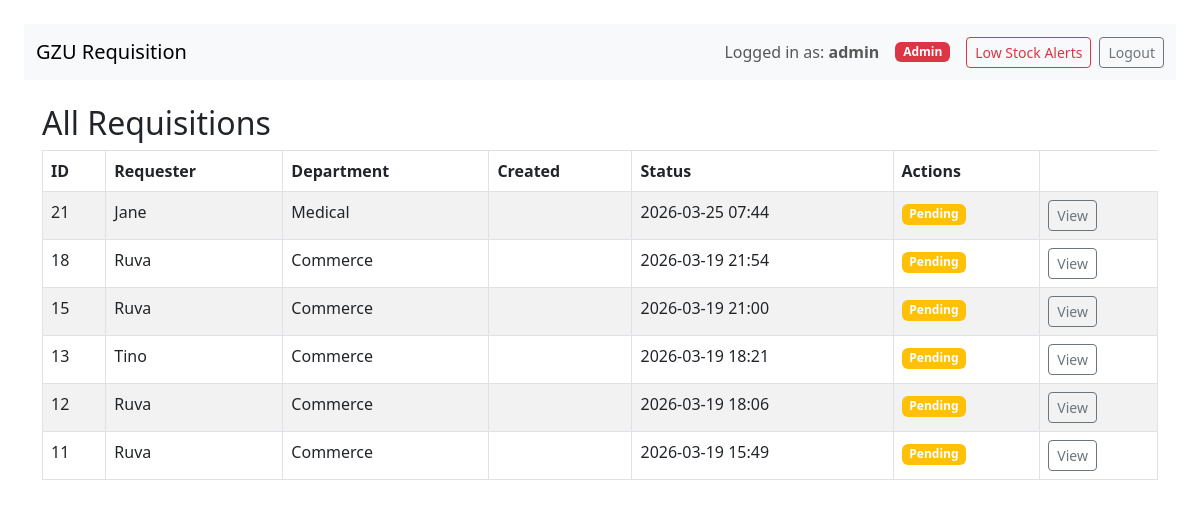
Screenshot of /requisitions/?status=submitted (signed in) with the database file from the repository.
### requisitions/models.py (models this page shows, shortened)
class Requisition(models.Model):
    STATUS_CHOICES = [
        ('submitted', 'Submitted'),
        ('approved', 'Approved'),
        ('rejected', 'Rejected'),
        ('fulfilled', 'Fulfilled'),
        ('deleted', 'Deleted'),
    ]
    requester = models.ForeignKey(User, on_delete=models.CASCADE, null=True)
    department = models.ForeignKey(Department, on_delete=models.SET_NULL, null=True)
    created = models.DateTimeField(auto_now_add=True)
    request_date = models.DateField(default=now)
    status = models.CharField(max_length=20, choices=STATUS_CHOICES, default='submitted')
    notes = models.TextField(blank=True, null=True)

class Department(models.Model):
    name = models.CharField(max_length=200)

### requisitions/views.py (the view)
# urls.py: path('', views.requisition_list, name='requisition_list'),
@login_required
def requisition_list(request):
    user = request.user
    profile = getattr(user, 'profile', None)
    status_filter = request.GET.get('status')
    if profile and profile.role == 'head' and profile.department:
        qs = Requisition.objects.filter(
            department=profile.department
        ).exclude(status='deleted').order_by('-created')
    elif user.is_staff:
        qs = Requisition.objects.exclude(status='deleted').order_by('-created')
    elif profile:
        qs = Requisition.objects.filter(
            requester=user
        ).exclude(status='deleted').order_by('-created')
    else:
        qs = Requisition.objects.none()
    if status_filter:
        qs = qs.filter(status=status_filter)
    return render(
        request,
        'requisitions/requisition_list.html',
        {
            'requisitions': qs,
            'current_status': status_filter  # optional (for UI display)
        }
    )

### requisitions/templates/requisitions/requisition_list.html (shortened to what this page needs)
{% extends 'requisitions/base.html' %}
{% block content %}
<h2>
  {% if request.user.is_staff %}
    All Requisitions
  {% else %}
    Your Requisitions
  {% endif %}
</h2>
<table class="table table-striped table-bordered">
  <thead>
    <tr>
      <th>ID</th>
      {% if request.user.is_staff %}
      <th>Requester</th>
      <th>Department</th>
      {% endif %}
      <th>Created</th>
      <th>Status</th>
      <th>Actions</th>
    </tr>
  </thead>
  <tbody>
    {% for r in requisitions %}
      <tr {% if r.status == "deleted" %}class="table-danger"{% endif %}>
        <td>{{ r.id }}</td>
        {% if request.user.is_staff %}
        <td>{{ r.requester.username }}</td>
        <td>{{ r.department.name }}<td/>
        {% endif %}
        <td>{{ r.created|date:"Y-m-d H:i" }}</td>
        <td>
          {% if r.status == "approved" %}
            <span class="badge bg-success">Approved</span>
          {% elif r.status == "rejected" %}
            <span class="badge bg-danger">Rejected</span>
          {% elif r.status == "submitted" %}
            <span class="badge bg-warning">Pending</span>
          {% elif r.status == "deleted" %}
            <span class="badge bg-danger">Deleted by {{ r.deleted_by.username }}</span>
          {% else %}
            <span class="badge bg-secondary">{{ r.status }}</span>
          {% endif %}
        </td>
        <td>
          <a class="btn btn-sm btn-outline-secondary"
             href="{% url 'requisition_detail' r.id %}">
             View
          </a>
        </td>
      </tr>
    {% empty %}
      <tr>
        <td colspan="5">No requisitions</td>
      </tr>
    {% endfor %}
  </tbody>
</table>
{% endblock %}

### requisitions/templates/requisitions/base.html (shortened to what this page needs)
<!doctype html>
<html>
<head>
  <link href="https://cdn.jsdelivr.net/npm/bootstrap@5.3.0/dist/css/bootstrap.min.css" rel="stylesheet">
</head>
<body class="p-4">
<nav class="navbar navbar-expand-lg navbar-light bg-light mb-4">
  <div class="container-fluid">
    <a class="navbar-brand" href="{% url 'requisition_list' %}">
      GZU Requisition
    </a>
    <div class="d-flex align-items-center">
      {% if user.is_authenticated %}
        <span class="navbar-text me-3">
          Logged in as: <strong>{{ user.username }}</strong>
        </span>
        {% if user.is_staff %}
          <span class="badge bg-danger me-3">Admin</span>
          <a class="btn btn-outline-danger btn-sm me-2"
            href="{% url 'low_stock' %}">
            Low Stock Alerts
          </a>
        {% else %}
          <span class="badge bg-primary me-3">User</span>
        {% endif %}
        <form method="post" action="{% url 'logout' %}" class="d-inline">
          <button type="submit" class="btn btn-outline-secondary btn-sm">
            Logout
          </button>
        </form>
      {% else %}
        <a class="btn btn-outline-primary btn-sm" href="{% url 'login' %}">
          Login
        </a>
      {% endif %}
    </div>
  </div>
</nav>
<div class="container">
  {% block content %}{% endblock %}
</div>
</body>
</html>

### rows the page displays
Requisition: id "21", requester.username "Jane", department.name "Medical", created "2026-03-25 07:44", status "Pending"
Requisition: id "18", requester.username "Ruva", department.name "Commerce", created "2026-03-19 21:54", status "Pending"
Requisition: id "15", requester.username "Ruva", department.name "Commerce", created "2026-03-19 21:00", status "Pending"
Requisition: id "13", requester.username "Tino", department.name "Commerce", created "2026-03-19 18:21", status "Pending"
Requisition: id "12", requester.username "Ruva", department.name "Commerce", created "2026-03-19 18:06", status "Pending"
Requisition: id "11", requester.username "Ruva", department.name "Commerce", created "2026-03-19 15:49", status "Pending"

### other values shown
{{ user.username }} "admin"
